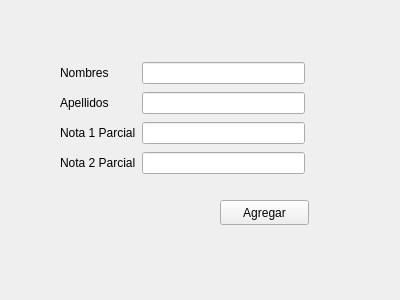
<?xml version="1.0" encoding="UTF-8"?>
<ui version="4.0">
 <class>IngresoEstudiantesForm</class>
 <widget class="QWidget" name="IngresoEstudiantesForm">
  <property name="geometry">
   <rect>
    <x>0</x>
    <y>0</y>
    <width>400</width>
    <height>300</height>
   </rect>
  </property>
  <property name="windowTitle">
   <string>Form</string>
  </property>
  <widget class="QWidget" name="widget" native="true">
   <property name="geometry">
    <rect>
     <x>30</x>
     <y>30</y>
     <width>301</width>
     <height>201</height>
    </rect>
   </property>
   <widget class="QWidget" name="layoutWidget">
    <property name="geometry">
     <rect>
      <x>30</x>
      <y>30</y>
      <width>245</width>
      <height>120</height>
     </rect>
    </property>
    <layout class="QGridLayout" name="gridLayout">
     <item row="0" column="0">
      <widget class="QLabel" name="label">
       <property name="text">
        <string>Nombres</string>
       </property>
      </widget>
     </item>
     <item row="0" column="1">
      <widget class="QLineEdit" name="nombresLineEdit"/>
     </item>
     <item row="1" column="0">
      <widget class="QLabel" name="label_2">
       <property name="text">
        <string>Apellidos</string>
       </property>
      </widget>
     </item>
     <item row="1" column="1">
      <widget class="QLineEdit" name="apellidosLineEdit"/>
     </item>
     <item row="2" column="0">
      <widget class="QLabel" name="label_3">
       <property name="text">
        <string>Nota 1 Parcial</string>
       </property>
      </widget>
     </item>
     <item row="2" column="1">
      <widget class="QLineEdit" name="nota1LineEdit"/>
     </item>
     <item row="3" column="0">
      <widget class="QLabel" name="label_4">
       <property name="text">
        <string>Nota 2 Parcial</string>
       </property>
      </widget>
     </item>
     <item row="3" column="1">
      <widget class="QLineEdit" name="nota2LineEdit"/>
     </item>
    </layout>
   </widget>
   <widget class="QPushButton" name="pushButton">
    <property name="geometry">
     <rect>
      <x>190</x>
      <y>170</y>
      <width>89</width>
      <height>25</height>
     </rect>
    </property>
    <property name="text">
     <string>Agregar</string>
    </property>
   </widget>
  </widget>
 </widget>
 <resources/>
 <connections/>
</ui>
